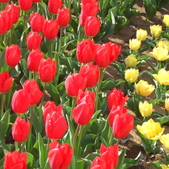
#> input picture Bloom/b01 - Original.bmp, 169 x 169 px, shrunk from 256 x 256 before the run, given in place of arroz.bmp, which was not available
$ python main.py
#> lines starting #> are read from the running program, lines starting #| are printed output that depends on the picture; after the words box and inside, x2 and y2 are one past the last pixel; in counts of white or black regions, pixels touching at a corner belong together; pictures that were not available may be replaced by others from this repository, and a replacement may not be noted
# #===============================================================================
# # Exemplo: segmentação de uma imagem em escala de cinza.
# #-------------------------------------------------------------------------------
# # Autor: Cristiane. R Pagine
# # Universidade  Federal do Paraná
# #===============================================================================

import sys
import timeit
import numpy as np
import cv2

# #===============================================================================

INPUT_IMAGE =  'arroz.bmp'

NEGATIVO = False
THRESHOLD = 0.8
ALTURA_MIN = 15
LARGURA_MIN = 15
N_PIXELS_MIN = 100

# #===============================================================================

def binariza(img, threshold):
    ''' Binarização simples por limiarização.

Parâmetros: img: imagem de entrada. Se tiver mais que 1 canal, binariza cada
              canal independentemente.
            threshold: limiar.

Valor de retorno: versão binarizada da img_in.'''

    # TODO: escreva o código desta função.
    # Dica/desafio: usando a função np.where, dá para fazer a binarização muito
    # rapidamente, e com apenas uma linha de código!
    # tentei fazer com uma linha mas só dava erro!!! código abaixo, dai fiz da forma tradicional com dois laços
    #return np.where(img > threshold, 1, 0)  # Se o valor for maior que o threshold, coloca 1, senão coloca 0
    rows, cols, channels = img.shape
    for row in range(rows):
        for col in range(cols):
            if img[row, col] > threshold:
                img[row, col] = 1
            else:
                img[row, col] = 0

    return img

# #-------------------------------------------------------------------------------

def rotula(img, largura_min, altura_min, n_pixels_min):
    '''Rotulagem usando flood fill. Marca os objetos da imagem com os valores [0.1, 0.2, etc].'''
    # Verifica se a imagem tem 2 ou 3 dimensões
    if len(img.shape) == 3:
        rows, cols, _ = img.shape  # Para imagens coloridas (RGB)
    else:
        rows, cols = img.shape  # Para imagens em escala de cinza

    # Inicializa a matriz de rótulos com zeros
    rotulos = np.zeros_like(img)
    # Inicializa a variável de rótulo atual
    rotulo_atual = 0
    # Lista para armazenar os componentes encontrados
    componentes = []

    # Função flood_fill recursiva
    def flood_fill(r, c, rotulo):
        '''Função recursiva de flood fill.'''
        # Cria uma pilha para armazenar os pixels a serem visitados
        stack = [(r, c)]
        pixels = []
        while stack:
            x, y = stack.pop()
            if x < 0 or y < 0 or x >= rows or y >= cols or img[x, y] == 0 or rotulos[x, y] != 0:
                continue # Ignora pixels fora dos limites, fundo ou já rotulados

            rotulos[x, y] = rotulo
            pixels.append((x, y))
            # Adiciona vizinhos à pilha
            stack.append((x - 1, y))
            stack.append((x + 1, y))
            stack.append((x, y - 1))
            stack.append((x, y + 1))
        return pixels

    # Laço para percorrer todos os pixels da imagem
    for i in range(rows):
        for j in range(cols):
            # Novo componente encontrado
            if img[i, j] == 1 and rotulos[i, j] == 0:
                rotulo_atual += 0.1
                # Executa o flood fill
                pixels = flood_fill(i, j, rotulo_atual)
                n_pixels = len(pixels)
                # Se o componente for grande o suficiente, considera-o
                if n_pixels >= n_pixels_min:
                    # Calculando as coordenadas
                    T = min(p[0] for p in pixels)
                    B = max(p[0] for p in pixels)
                    L = min(p[1] for p in pixels)
                    R = max(p[1] for p in pixels)
                    # Adiciona o componente à lista
                    componentes.append({
                        'label': rotulo_atual,
                        'n_pixels': n_pixels,
                        'T': T, 'L': L, 'B': B, 'R': R
                    })

    return componentes
# #===============================================================================


def main ():

    # Abre a imagem em escala de cinza.
    img = cv2.imread (INPUT_IMAGE, cv2.IMREAD_GRAYSCALE)
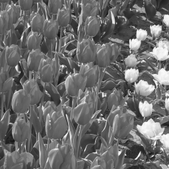
#> img: shape (169, 169); min 13, max 255, mean 108.3
    if img is None:
        print ('Erro abrindo a imagem.\n')
        sys.exit ()

    # É uma boa prática manter o shape com 3 valores, independente da imagem ser
    # colorida ou não. Também já convertemos para float32.
    img = img.reshape ((img.shape [0], img.shape [1], 1))
    img = img.astype (np.float32) / 255
#> img: shape (169, 169, 1) float32

    # Mantém uma cópia colorida para desenhar a saída.
    img_out = cv2.cvtColor (img, cv2.COLOR_GRAY2BGR)

    # Segmenta a imagem.
    if NEGATIVO:
        img = 1 - img
    img = binariza (img, THRESHOLD)
#> after the loop in binariza, `for row in range(rows):`:
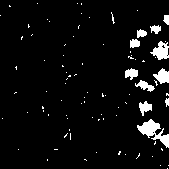
#> img: shape (169, 169, 1) float32; values 0 (black) and 1 (white), 5.4% white; 89 white regions (78 under 20 px), largest, box (x1, y1, x2, y2) and area: (137, 119, 169, 148) 374, (150, 41, 169, 60) 209, (153, 68, 169, 84) 156
    cv2.imshow ('01 - binarizada', img)
    cv2.imwrite ('01 - binarizada.png', img*255)

    start_time = timeit.default_timer ()
    componentes = rotula (img, LARGURA_MIN, ALTURA_MIN, N_PIXELS_MIN)
#> componentes = 6 items
    n_componentes = len (componentes)
#> n_componentes = 6
    print ('Tempo: %f' % (timeit.default_timer () - start_time))
    print ('%d componentes detectados.' % n_componentes)
#| 6 componentes detectados.

    # Mostra os objetos encontrados com retangulos.
    #for c in componentes:
     #   cv2.rectangle (img_out, (c ['L'], c ['T']), (c ['R'], c ['B']), (0,0,1))

    # Convertemos a imagem binária para uint8 para usar com findContours
    img_bin_uint8 = (img * 255).astype(np.uint8)

    # Encontrar contornos
    contornos, _ = cv2.findContours(img_bin_uint8, cv2.RETR_EXTERNAL, cv2.CHAIN_APPROX_SIMPLE)
#> contornos = 89 contours, 79 with area under 20; largest, box (x1, y1, x2, y2) and area: (137, 119, 169, 148) 313, (150, 41, 169, 60) 184, (153, 68, 169, 84) 132, (139, 101, 152, 116) 90, (135, 80, 155, 92) 84

    # Desenhar os contornos
    cv2.drawContours(img_out, contornos, -1, (0, 0, 1), 1)
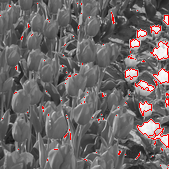
#> img_out: shape (169, 169, 3) float32; mean B, G, R 0.404, 0.404, 0.428
    cv2.imshow ('02 - out', img_out)
    cv2.imwrite ('02 - out.png', img_out*255)
    cv2.waitKey ()
    cv2.destroyAllWindows ()


if __name__ == '__main__':
    main ()

# #===============================================================================
